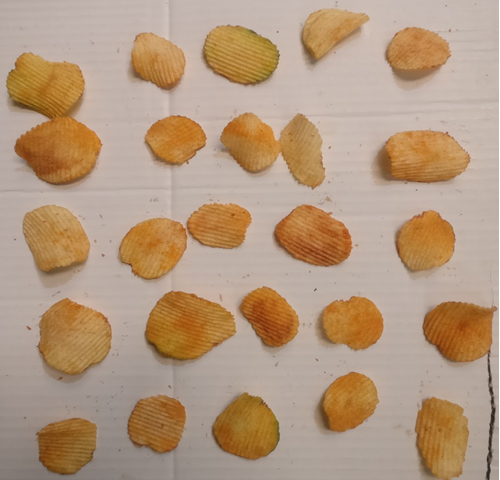
#> input picture processedproduct.png, 500 x 480 px
$ jupyter execute QualityCheck.ipynb
#> lines starting #> are read from the running program, lines starting #| are printed output that depends on the picture; after the words box and inside, x2 and y2 are one past the last pixel; in counts of white or black regions, pixels touching at a corner belong together; long printed decimals are rounded
# Quality check Assignment(1)

## Basics

Import packages first

[cell 1]
import cv2
import numpy as np
import matplotlib.pyplot as plt

## Figuring out the limits

For filtering the colors in processed and raw food, i used the following function. Running the cell is optional.

[cell 2]
def nothing(x):
    pass
# [32 lines left out: function filter, not called in this run]

## Limits checking

Checking the limits of the function has been done by this function, again running the cell is optional.

[cell 3]
# [25 lines left out: function checklimits, not called in this run]

## Image segmentation - The actual stuff begins here

Importing the product Image, run the cell before proceeding.

[cell 4]
image = "processedproduct.png"
frame = cv2.imread(image, cv2.IMREAD_COLOR)
#> frame is the input picture: shape (480, 500, 3); mean B, G, R 126.6, 152.4, 179.7

Range of the colors to create a mask. Run and Proceed

[cell 5]
lower_prod=np.array([5,110,50])
higher_prod = np.array([180,255,255])

Converting to HSV and applying the mask.

[cell 6]
# [8 lines of commented-out code are left out]

hsv = cv2.cvtColor(frame,cv2.COLOR_BGR2HSV)
#> hsv: shape (480, 500, 3); mean H, S, V 12.7, 78.3, 179.7
mask = cv2.inRange(hsv,lower_prod, higher_prod)
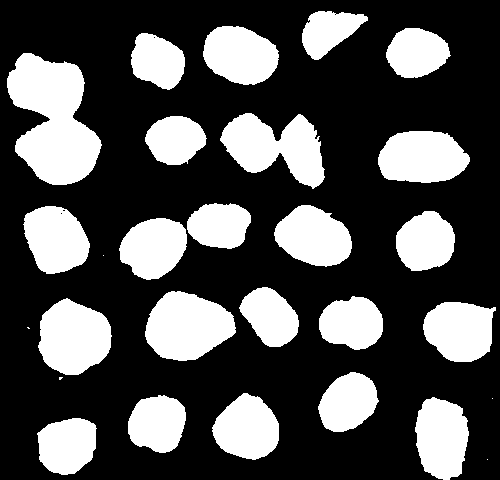
#> mask: shape (480, 500); 31.4% white; 28 white regions (5 under 20 px), largest, box (x1, y1, x2, y2) and area: (7, 53, 102, 185) 7986, (220, 113, 325, 189) 4655, (145, 291, 236, 361) 4593
maskinv =  cv2.bitwise_not(mask)

Performing dilation followed by erosion (also known as opening) to separate the Chips.

[cell 7]
#blurred = cv2.medianBlur(maskinv, 5)
kernel = np.ones((15,15), np.uint8)
#opening = cv2.morphologyEx(blurred,cv2.MORPH_CLOSE, kernel)
dilating =cv2.dilate(maskinv, kernel, iterations = 1)
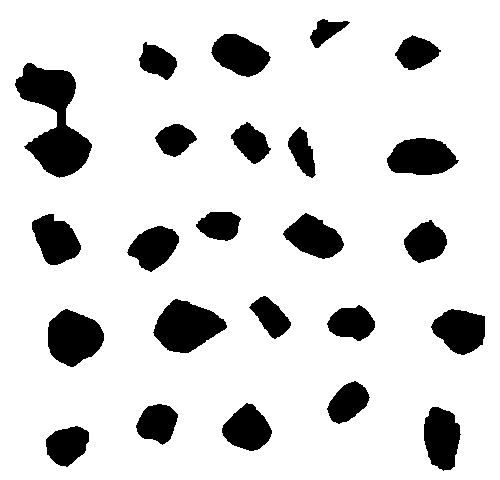
#> dilating: shape (480, 500); 84.9% white; 24 black regions, largest, box (x1, y1, x2, y2) and area: (15, 63, 92, 178) 4386, (153, 299, 227, 353) 2563, (48, 309, 104, 367) 2336
opening = cv2.erode(dilating, kernel, iterations =1)
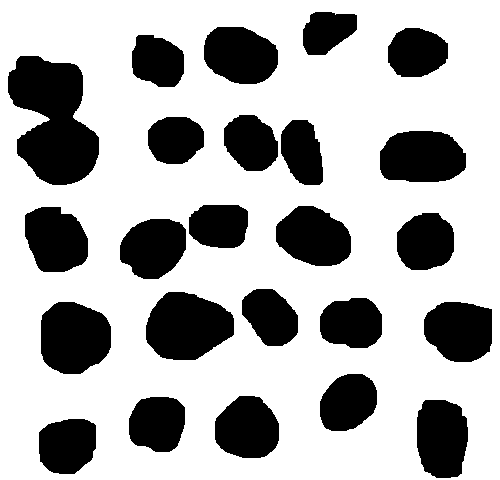
#> opening: shape (480, 500); 69.3% white; 24 black regions

Finding all the contours on the mask obtained.

[cell 8]
#contours, _ =cv2.findContours(blurred, cv2.RETR_LIST, cv2.CHAIN_APPROX_NONE)
contours, _ =cv2.findContours(opening, cv2.RETR_TREE,cv2.CHAIN_APPROX_NONE)
#> contours = 25 contours; largest, box (x1, y1, x2, y2) and area: (0, 0, 500, 480) 239021, (7, 55, 100, 186) 8068, (145, 291, 235, 361) 4666, (40, 301, 112, 375) 4234, (379, 130, 467, 183) 3835
# [8 lines of commented-out code are left out]

Drawing the useful contours, and storing their values such as bounding rectangles and area of contours

[cell 9]
totcontour =0
rectlist=[]
rectpoints=(0,0,0,0)
font =cv2.FONT_HERSHEY_SIMPLEX
arealist=[]
#hull_list=[]
for contour in contours:
    area=cv2.contourArea(contour)
    arealist.append(area)
    if(area>50 and area<10000):
        cv2.drawContours(frame,contour,-1, (0,0,255),1)
        totcontour +=1
        cv2.putText(frame, str(totcontour),(rectpoints[0],rectpoints[1]),font,1,(0,255,255),1)
        rectpoints=cv2.boundingRect(contour)
        rectlist.append(rectpoints)
        #print(rectpoints)
        """hull = cv2.convexHull(contour,returnPoints = False)
        hull_list.append(hull)"""
        #print("new :",hull)
        #defects = cv2.convexityDefects(contour,hull)
        #print(defects)
        """major_defect=[]
        for defect in defects:
            if(defect[3]>20):
                major_defect.append(defect[2])
        major_defect=np.array(major_defect)
        if(len(major_defect)==2):
            diff=[ np.absolute( major_defect[0][i] - major_def[1][i] ) for i in range(2)]
            if(diff[0]>diff[1]):
                major_defect[1][1]=major_defect[0][1]
            else:
                major_defect[1][0]=major_defect[0][0] """

        #cv2.polylines(frame, hull, True,(255,0,0),5)

        #cv2.drawContours(frame,hull,-1,(255,0,0),6)
        cv2.rectangle(frame,rectpoints,(255,0,0),1)
#> this loop made 25 passes
#> (area, rectpoints) on passes 2 to 13: (2717.5, (38, 418, 59, 57)), (3493, (416, 399, 53, 80)), (2646, (128, 396, 58, 57)), (3242, (214, 395, 66, 64)), (2642.5, (319, 373, 59, 59)), (3466.5, (423, 301, 70, 62)), (4233.5, (40, 301, 72, 74)), (2652.5, (319, 297, 64, 52)), (4665.5, (145, 291, 90, 70)), (2419.5, (241, 288, 58, 59)), (3173, (119, 218, 68, 62)), (2734.5, (396, 212, 59, 59))
#> area on pass 1: 239021
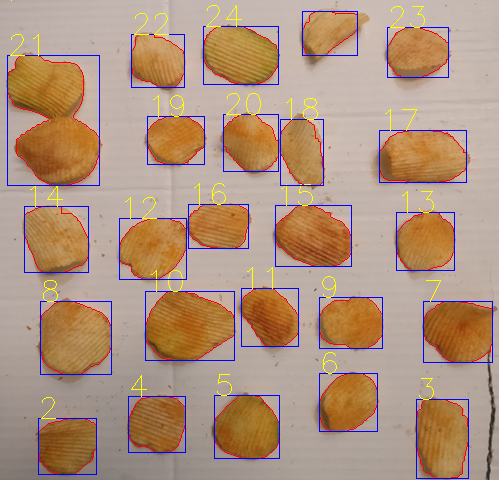
#> frame: shape (480, 500, 3); 4.29% of pixels changed, all inside (x1, y1, x2, y2) = (7, 0, 493, 479)
#> after the loop, arealist = 25 values, max 239021 at index 0, min 1815.5 at index 24, mean 12595.1; rectlist = 24 items, first 6: (38, 418, 59, 57), (416, 399, 53, 80), (128, 396, 58, 57), (214, 395, 66, 64), (319, 373, 59, 59), (423, 301, 70, 62); totcontour = 24

Displaying and storing the contours and the processed images

[cell 10]
#print(len(hull_list))
#print("NUmber of cann contours =", totcontour)
cv2.imshow('frame',frame)
cv2.imwrite('frame.jpg',frame)
#cv2.imshow('blurred', blurred)
#cv2.imshow('gray', gray)
cv2.imshow('mask', mask)
cv2.imwrite('mask.jpg',mask)
cv2.imshow('maskinv',maskinv)
cv2.imwrite('maskinv.jpg',maskinv)
cv2.imshow('dilated',dilating)
cv2.imwrite('dilated.jpg',dilating)
cv2.imshow('opened', opening)
cv2.imwrite('opened.jpg',opening)
cv2.waitKey(0)
cv2.destroyAllWindows()

Running the above cell you'll see one of these pop up.

Hence the images have been segmented.(24/25 chips were detected)

## Extracting individual chips

[cell 11]
newframe = cv2.imread(image, -1)
newres = cv2.bitwise_and(newframe, newframe, mask = mask)
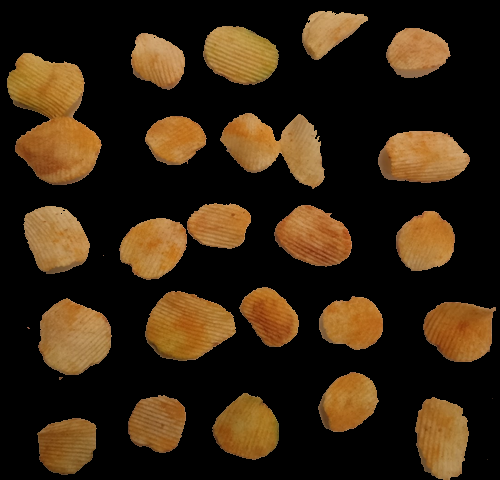
#> newres: shape (480, 500, 3); mean B, G, R 17, 36.4, 53.3
cv2.imshow('res',newres)
cv2.waitKey(0)
cv2.destroyAllWindows()
roilist=[]
roinum=0
for rect in rectlist:
    roi=newres[rect[1]:rect[1]+rect[3],rect[0]:rect[0]+rect[2]]
    roinum+=1
    roilist.append(roi)
    #totroi.concatenate
    cv2.imshow("roi",roi)
    cv2.imwrite("roi"+str(roinum)+".jpg",roi)
    cv2.waitKey(0)
#> this loop made 24 passes
#> rect on passes 1 to 12: (38, 418, 59, 57), (416, 399, 53, 80), (128, 396, 58, 57), (214, 395, 66, 64), (319, 373, 59, 59), (423, 301, 70, 62), (40, 301, 72, 74), (319, 297, 64, 52), (145, 291, 90, 70), (241, 288, 58, 59), (119, 218, 68, 62), (396, 212, 59, 59)
#> after the loop, roilist = 24 items; roinum = 24
cv2.destroyAllWindows()
cv2.imshow("new frame",newframe)
cv2.waitKey(0)
cv2.destroyAllWindows()

The first three detected chips are:

## Classifying the chips - Rejected/Accepted

This will be done on the following 2 categories:
<ul>
    <li>If the ratio of area of red color on the chip to the total area of red and white color is greater than 0.68 then it accepted otherwise it is rejected.</li>
    <li>If there is any other color on the chip then it is rejected.(the only color considered here is green because it is next most likely to be present) </li>
</ul>
<hr>

Initially every chip is considered to be accepted.

[cell 12]
acceplist = np.ones((24,1),dtype=np.uint8)

## Area Calculation

The color limits used for area calculation

[cell 13]
lower_red=np.array([0,175,105])
upper_red=np.array([40,255,255])

Calculating the area of white and red separately using limits found

[cell 14]
newhsv = cv2.cvtColor(newframe, cv2.COLOR_BGR2HSV)
"""redmask = cv2.inRange(newhsv, lower_red, upper_red)
redmaskinv=cv2.bitwise_not(redmask)
for rect in rectlist:
    cv2.rectangle(redmask,rect,(255,255,255),2)
redmaskinv=cv2.bitwise_not(redmask)

cv2.imshow("red mask",redmask)
cv2.imshow("red mask inverse",redmaskinv)"""

arearedlist=[]
ratiolist=[]
for i in range(len(roilist)):
    roi = roilist[i]
    totA = arealist[i]
    rect = rectlist[i]
    roihsv=cv2.cvtColor(roi,cv2.COLOR_BGR2HSV)
    roimask = cv2.inRange(roihsv,lower_red,upper_red)
    roires = cv2.bitwise_and(roi,roi,mask=roimask)
    controi, _ = cv2.findContours(roimask,cv2.RETR_LIST, cv2.CHAIN_APPROX_SIMPLE)
    cv2.drawContours(roires,controi, -1,(255,0,0),1)
    summ = 0
    for cont in controi:
        arroi = cv2.contourArea(cont)
        summ=summ+arroi
    arearedlist.append(summ)
    ratiolist.append(summ/totA)
    cv2.imshow("res roi",roires)
    cv2.waitKey(0)
    cv2.destroyAllWindows()
    #print("red area",summ)
    print("ratio",ratiolist[i])
#> this loop made 24 passes
#> (totA, rect) on passes 1 to 12: (239021, (38, 418, 59, 57)), (2717.5, (416, 399, 53, 80)), (3493, (128, 396, 58, 57)), (2646, (214, 395, 66, 64)), (3242, (319, 373, 59, 59)), (2642.5, (423, 301, 70, 62)), (3466.5, (40, 301, 72, 74)), (4233.5, (319, 297, 64, 52)), (2652.5, (145, 291, 90, 70)), (4665.5, (241, 288, 58, 59)), (2419.5, (119, 218, 68, 62)), (3173, (396, 212, 59, 59))
#> (totA, rect, controi) on passes 13, 17, 22, 24: (2734.5, (24, 206, 65, 67), 16 contours, all with area under 20), (3835, (280, 119, 44, 67), 4 contours, all with area under 20), (2248, (387, 27, 62, 51), 8 contours, all with area under 20), (3446.5, (302, 11, 56, 45), 3 contours, all with area under 20)
#| ratio 0.007255
#| ratio 0.5788
#| ratio 0.349
#| ratio 1.096
#| ratio 0.5915
#| ratio 1.095
#| ratio 0.1126
#| ratio 0.5265
#> (further printed lines are left out)
#> pass 1, `cv2.imshow("res roi",roires)`:
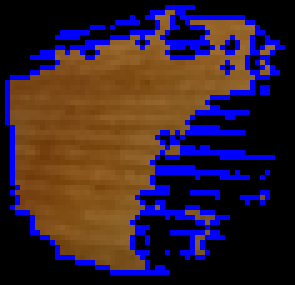
#> window 'res roi': shape (57, 59, 3) (shown 5 times larger); mean B, G, R 47.6, 33.5, 53.1
#> after the loop:
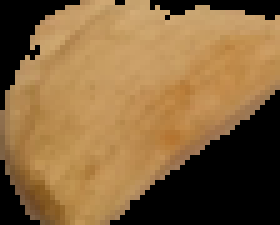
#> roi: shape (45, 56, 3) (shown 5 times larger); mean B, G, R 61.9, 102.1, 134.1
#> after the loop: roihsv: shape (45, 56, 3); mean H, S, V 12, 99.3, 134.1
#> after the loop:
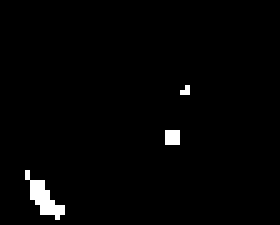
#> roimask: shape (45, 56) (shown 5 times larger); 1.7% white in thin lines or dots, all inside (x1, y1, x2, y2) = (5, 17, 38, 44)
#> after the loop, arearedlist = [1734, 1573, 1219, 2899.5, 1917.5, 2893, 390.5, 2229, 3942, 2104.5, 1408.5, 1395, 50.5, 2500, 1156, 802.5, 6.5, 1591.5, 1135, 6303, 378.5, 19, 509.5, 23]; ratiolist = [0.00725, 0.579, 0.349, 1.1, 0.591, 1.09, 0.113, 0.527, 1.49, 0.451, 0.582, 0.44, 0.0185, 0.745, 0.332, 0.353, 0.00169, 0.725, 0.512, 2.63, 0.0469, 0.00845, 0.21, 0.00667]

"""cv2.imshow("frame",frame)
cv2.waitKey(0)
cv2.destroyAllWindows()"""

# Detecting mossy/unhealthy chips

Green color is an indication of moss and is generally thought to be unhygenic<hr>Range for green color

[cell 15]
sensitivity = 1
lower_green = np.array([60 - sensitivity, 100, 50])
upper_green = np.array([60 + sensitivity, 255, 255])

If green is detected, we'll be rejecting it with utmost priority.

[cell 16]
isgreenlist=[]
for roi in roilist:
    roigreenmask = cv2.inRange(roi,lower_green, upper_green)
    #cv2.imshow("green roi mask", roigreenmask)
    if(cv2.countNonZero(roigreenmask)>10):
        isgreenlist.append(1)
    else:
        isgreenlist.append(0)
#> this loop made 24 passes
#> after the loop, isgreenlist = [1, 1, 1, 0, 1, 1, 1, 1, 1, 1, 1, 1, 1, 1, 1, 1, 1, 1, 1, 1, 1, 1, 1, 1]
    #cv2.waitKey(0)
    #cv2.destroyAllWindows()

Rejecting the chips that don't fit the criteria.

[cell 17]
for i in range(len(roilist)):
    if(isgreenlist[i]==0 or ratiolist[i]<0.68):
        acceplist[i]=0
#> after the loop, acceplist = 24 values, max 1 at index 5, min 0 at index 0, mean 0.208
#print(acceplist)

Printing this info on the frame.

[cell 18]
for i in range(len(acceplist)):
    if(acceplist[i]==1):
        cv2.putText(frame,"Accepted",(rectlist[i][0]+rectlist[i][2]//2,rectlist[i][1]+rectlist[i][3]//2),font,0.75,(0,0,255),1)
    else:
        cv2.putText(frame,"Rejected",(rectlist[i][0]+rectlist[i][2]//2,rectlist[i][1]+rectlist[i][3]//2),font,0.75,(0,0,255),1)
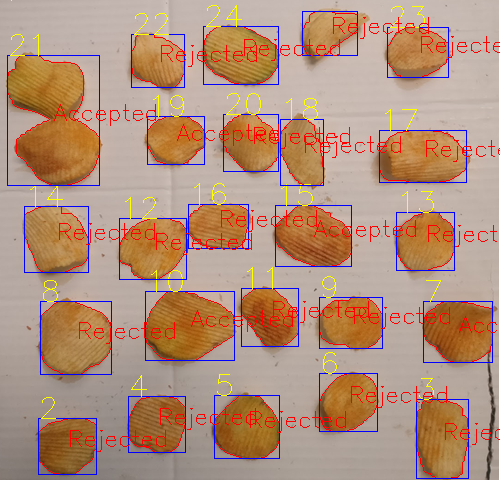
#> frame: shape (480, 500, 3); 2.41% of pixels changed, all inside (x1, y1, x2, y2) = (54, 17, 500, 452)

Displaying the final Result(and storing).

[cell 19]
cv2.imshow("frame", frame)
cv2.imwrite("result.jpg",frame)
cv2.waitKey(0)
cv2.destroyAllWindows()

## Without the green color

(Temporary)The ranges found for the green color at present is buggy and requires further efforts. Hence the final result has been evaluated in a manner such that the test for green color has been neglected. The following cells will produce the actual result. (Printed in green)

[cell 20]
for i in range(len(roilist)):
    if(isgreenlist[i]==1 or ratiolist[i]<0.68):
        acceplist[i]=0
#> after the loop, acceplist = 24 values from 0 to 0
#print(acceplist)

[cell 21]
for i in range(len(acceplist)):
    if(acceplist[i]==1):
        cv2.putText(frame,"Accepted",(rectlist[i][0]+rectlist[i][2]//2,rectlist[i][1]+rectlist[i][3]//2),font,0.5,(0,255,0),1)
    else:
        cv2.putText(frame,"Rejected",(rectlist[i][0]+rectlist[i][2]//2,rectlist[i][1]+rectlist[i][3]//2),font,0.5,(0,255,0),1)
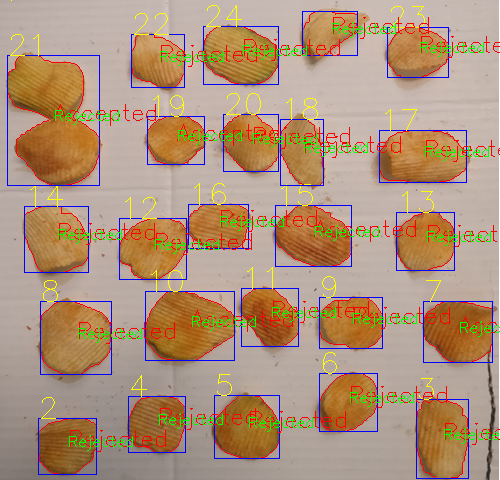
#> frame: shape (480, 500, 3); 1.65% of pixels changed, all inside (x1, y1, x2, y2) = (55, 22, 500, 451)
